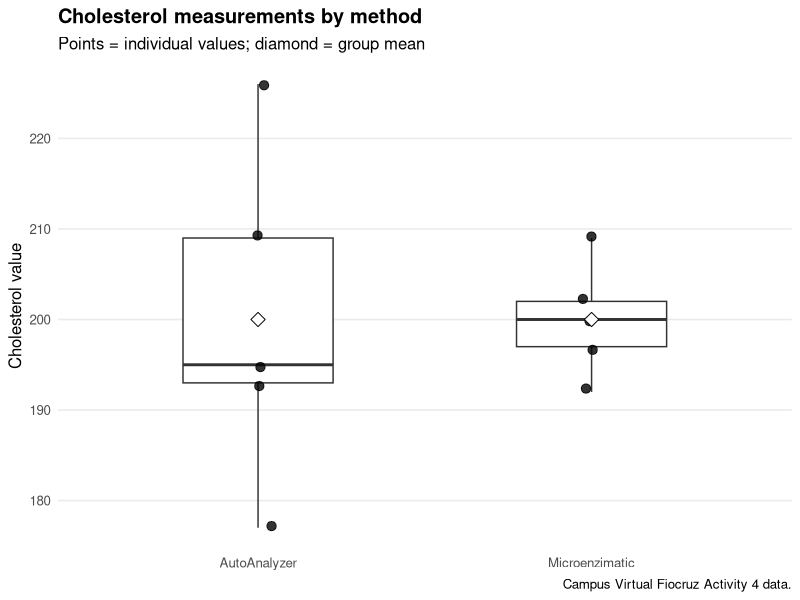

Here is the R script that generated this plot: (Note: this script raises an error after producing the figure.)
# ============================================================
# FIOCRUZ — Module 3, Lesson 1, Activity 4
#
# Question:
# Do mean cholesterol measurements differ between two
# independent measurement methods?
#
# Official course data:
#   AutoAnalyzer:   177, 193, 195, 209, 226
#   Microenzimatic: 192, 197, 200, 202, 209
#
# H0: mu_AutoAnalyzer = mu_Microenzimatic
# H1: mu_AutoAnalyzer != mu_Microenzimatic
#
# R's t.test(y ~ group) defaults to Welch's two-sample t test,
# which does NOT assume equal variances.
# ============================================================

required <- c("dplyr", "readr", "ggplot2", "tibble")

missing <- required[
  !vapply(required, requireNamespace, FUN.VALUE = logical(1), quietly = TRUE)
]

if (length(missing) > 0) {
  cat("\nMissing R packages:", paste(missing, collapse = ", "), "\n")
  cat("Installing missing CRAN packages...\n")
  install.packages(missing, repos = "https://cloud.r-project.org")
}

suppressPackageStartupMessages({
  library(dplyr)
  library(readr)
  library(ggplot2)
  library(tibble)
})

alpha <- 0.05

# ------------------------------------------------------------
# STEP 1 — OFFICIAL COURSE DATA
# ------------------------------------------------------------

cholesterol <- tibble(
  method = rep(
    c("AutoAnalyzer", "Microenzimatic"),
    each = 5
  ),
  value = c(
    177, 193, 195, 209, 226,
    192, 197, 200, 202, 209
  )
)

cat("\n============================================================\n")
cat("STEP 1 — DATA + RESEARCH QUESTION\n")
cat("============================================================\n")
print(cholesterol)

cat("\nQuestion:\n")
cat("Do the two independent methods have different mean cholesterol values?\n")

cat("\nHypotheses:\n")
cat("H0: mu_AutoAnalyzer = mu_Microenzimatic\n")
cat("H1: mu_AutoAnalyzer != mu_Microenzimatic\n")

# ------------------------------------------------------------
# STEP 2 — GROUP DESCRIPTIVES
# ------------------------------------------------------------

group_summary <- cholesterol |>
  group_by(method) |>
  summarise(
    n = n(),
    mean = mean(value),
    median = median(value),
    sd = sd(value),
    se = sd / sqrt(n),
    minimum = min(value),
    maximum = max(value),
    .groups = "drop"
  )

cat("\n============================================================\n")
cat("STEP 2 — GROUP DESCRIPTIVE STATISTICS\n")
cat("============================================================\n")
print(
  group_summary |>
    mutate(across(where(is.numeric), ~ round(.x, 3)))
)

mean_auto <- group_summary$mean[
  group_summary$method == "AutoAnalyzer"
]

mean_micro <- group_summary$mean[
  group_summary$method == "Microenzimatic"
]

observed_difference <- mean_auto - mean_micro

cat("\nObserved mean difference (AutoAnalyzer - Microenzimatic):\n")
cat(round(observed_difference, 2), "\n")

# ------------------------------------------------------------
# STEP 3 — VISUALIZE BEFORE TESTING
# ------------------------------------------------------------

p_groups <- ggplot(
  cholesterol,
  aes(x = method, y = value)
) +
  geom_boxplot(
    width = 0.45,
    outlier.shape = NA
  ) +
  geom_jitter(
    width = 0.07,
    size = 2.8,
    alpha = 0.8
  ) +
  stat_summary(
    fun = mean,
    geom = "point",
    shape = 23,
    size = 3.5,
    fill = "white"
  ) +
  labs(
    title = "Cholesterol measurements by method",
    subtitle = "Points = individual values; diamond = group mean",
    x = NULL,
    y = "Cholesterol value",
    caption = "Campus Virtual Fiocruz Activity 4 data."
  ) +
  theme_minimal(base_size = 12) +
  theme(
    plot.title = element_text(face = "bold"),
    panel.grid.minor = element_blank(),
    panel.grid.major.x = element_blank()
  )

ggsave(
  "practice/manual_attempts/module3_lesson1/activity04_two_sample_t_test/outputs/cholesterol_by_method.png",
  p_groups,
  width = 8,
  height = 5,
  dpi = 300,
  bg = "white"
)

# ------------------------------------------------------------
# STEP 4 — WELCH TWO-SAMPLE t TEST
# ------------------------------------------------------------
#
# This is exactly the default behavior of:
# t.test(value ~ method, data = cholesterol)

welch_test <- t.test(
  value ~ method,
  data = cholesterol,
  alternative = "two.sided",
  var.equal = FALSE,
  conf.level = 0.95
)

cat("\n============================================================\n")
cat("STEP 4 — WELCH TWO-SAMPLE t TEST\n")
cat("============================================================\n")
print(welch_test)

welch_summary <- tibble(
  mean_autoanalyzer = mean_auto,
  mean_microenzimatic = mean_micro,
  difference_auto_minus_micro = observed_difference,
  t_statistic = unname(welch_test$statistic),
  df = unname(welch_test$parameter),
  p_value = welch_test$p.value,
  ci_lower = welch_test$conf.int[1],
  ci_upper = welch_test$conf.int[2],
  alpha = alpha
) |>
  mutate(
    decision = if_else(
      p_value < alpha,
      "Reject H0",
      "Do not reject H0"
    ),
    interpretation = if_else(
      p_value < alpha,
      "Evidence of a difference between mean cholesterol measurements",
      "Insufficient evidence of a difference between mean cholesterol measurements"
    )
  )

cat("\n============================================================\n")
cat("STEP 5 — PLAIN-LANGUAGE RESULT\n")
cat("============================================================\n")
print(
  welch_summary |>
    mutate(
      across(
        where(is.numeric),
        ~ round(.x, 4)
      )
    )
)

cat("\nDecision rule:\n")
cat("If p < 0.05 -> reject H0.\n")
cat("If p >= 0.05 -> do not reject H0.\n")

if (welch_summary$p_value < alpha) {
  cat("\nConclusion: reject H0.\n")
  cat("There is evidence that the two methods have different means.\n")
} else {
  cat("\nConclusion: DO NOT reject H0.\n")
  cat("There is insufficient evidence that the two methods have different means.\n")
}

cat("\nImportant:\n")
cat("A non-significant result does not prove the methods are identical.\n")
cat("It means this sample does not provide strong enough evidence of a mean difference.\n")

# ------------------------------------------------------------
# STEP 6 — WHY WELCH?
# ------------------------------------------------------------

variance_table <- cholesterol |>
  group_by(method) |>
  summarise(
    variance = var(value),
    sd = sd(value),
    .groups = "drop"
  )

cat("\n============================================================\n")
cat("STEP 6 — VARIANCE COMPARISON\n")
cat("============================================================\n")
print(
  variance_table |>
    mutate(across(where(is.numeric), ~ round(.x, 3)))
)

cat("\nR's default two-sample t.test() uses Welch's method.\n")
cat("Welch's test allows the two groups to have unequal variances.\n")
cat("That is generally a safer default than assuming equal variances automatically.\n")

# ------------------------------------------------------------
# STEP 7 — EQUAL-VARIANCE VERSION AS A LEARNING EXTENSION
# ------------------------------------------------------------

student_test <- t.test(
  value ~ method,
  data = cholesterol,
  alternative = "two.sided",
  var.equal = TRUE,
  conf.level = 0.95
)

comparison_tests <- tibble(
  method = c(
    "Welch t test (default)",
    "Pooled-variance Student t test"
  ),
  assumes_equal_variance = c(FALSE, TRUE),
  t_statistic = c(
    unname(welch_test$statistic),
    unname(student_test$statistic)
  ),
  df = c(
    unname(welch_test$parameter),
    unname(student_test$parameter)
  ),
  p_value = c(
    welch_test$p.value,
    student_test$p.value
  )
)

cat("\n============================================================\n")
cat("STEP 7 — WELCH VS EQUAL-VARIANCE VERSION\n")
cat("============================================================\n")
print(
  comparison_tests |>
    mutate(
      across(
        c(t_statistic, df, p_value),
        ~ round(.x, 4)
      )
    )
)

# ------------------------------------------------------------
# STEP 8 — CONFIDENCE-INTERVAL CONNECTION
# ------------------------------------------------------------

zero_inside_ci <- (
  welch_summary$ci_lower <= 0 &&
  welch_summary$ci_upper >= 0
)

ci_logic <- tibble(
  estimated_mean_difference = observed_difference,
  ci_lower = welch_summary$ci_lower,
  ci_upper = welch_summary$ci_upper,
  zero_inside_95_ci = zero_inside_ci,
  p_value = welch_summary$p_value,
  reject_at_0_05 = welch_summary$p_value < alpha
)

cat("\n============================================================\n")
cat("STEP 8 — CI CONNECTION\n")
cat("============================================================\n")
print(
  ci_logic |>
    mutate(
      across(
        where(is.numeric),
        ~ round(.x, 4)
      )
    )
)

cat("\nFor a two-sided alpha = 0.05 comparison:\n")
cat("- if 0 is outside the 95% CI for the mean difference -> reject H0\n")
cat("- if 0 is inside the 95% CI -> do not reject H0\n")

# ------------------------------------------------------------
# STEP 9 — EFFECT SIZE EXTENSION
# ------------------------------------------------------------
#
# Cohen's d using pooled SD is included only as a magnitude
# description. It is separate from the Welch hypothesis test.

auto_values <- cholesterol$value[
  cholesterol$method == "AutoAnalyzer"
]

micro_values <- cholesterol$value[
  cholesterol$method == "Microenzimatic"
]

n1 <- length(auto_values)
n2 <- length(micro_values)
s1 <- sd(auto_values)
s2 <- sd(micro_values)

pooled_sd <- sqrt(
  (
    (n1 - 1) * s1^2 +
      (n2 - 1) * s2^2
  ) /
    (n1 + n2 - 2)
)

cohens_d <- observed_difference / pooled_sd

effect_size <- tibble(
  mean_difference = observed_difference,
  pooled_sd = pooled_sd,
  cohens_d = cohens_d
)

cat("\n============================================================\n")
cat("STEP 9 — EFFECT SIZE EXTENSION\n")
cat("============================================================\n")
print(
  effect_size |>
    mutate(across(where(is.numeric), ~ round(.x, 4)))
)

cat("\nWhy add effect size?\n")
cat("p-values address evidence; effect size addresses magnitude.\n")

# ------------------------------------------------------------
# STEP 10 — SAVE OUTPUTS
# ------------------------------------------------------------

write_csv(
  cholesterol,
  "practice/manual_attempts/module3_lesson1/activity04_two_sample_t_test/outputs/cholesterol_measurements.csv"
)

write_csv(
  group_summary,
  "practice/manual_attempts/module3_lesson1/activity04_two_sample_t_test/outputs/group_summary.csv"
)

write_csv(
  welch_summary,
  "practice/manual_attempts/module3_lesson1/activity04_two_sample_t_test/outputs/welch_t_test_summary.csv"
)

write_csv(
  comparison_tests,
  "practice/manual_attempts/module3_lesson1/activity04_two_sample_t_test/outputs/welch_vs_equal_variance.csv"
)

write_csv(
  ci_logic,
  "practice/manual_attempts/module3_lesson1/activity04_two_sample_t_test/outputs/ci_hypothesis_connection.csv"
)

write_csv(
  effect_size,
  "practice/manual_attempts/module3_lesson1/activity04_two_sample_t_test/outputs/effect_size.csv"
)

# ------------------------------------------------------------
# STEP 11 — VALIDATION
# ------------------------------------------------------------

stopifnot(nrow(cholesterol) == 10)
stopifnot(n_distinct(cholesterol$method) == 2)
stopifnot(all(group_summary$n == 5))

stopifnot(
  abs(
    welch_test$p.value -
      t.test(value ~ method, data = cholesterol)$p.value
  ) < 1e-12
)

stopifnot(welch_test$p.value >= 0 && welch_test$p.value <= 1)

# Official data should produce a non-significant comparison.
stopifnot(welch_test$p.value > 0.05)
stopifnot(zero_inside_ci)

stopifnot(file.exists(
  "practice/manual_attempts/module3_lesson1/activity04_two_sample_t_test/outputs/cholesterol_by_method.png"
))

cat("\n============================================================\n")
cat("✅ M3 LESSON 1 · ACTIVITY 4 PASSED\n")
cat("============================================================\n")
cat("You practiced:\n")
cat("  • independent two-group comparison\n")
cat("  • H0: mu1 = mu2\n")
cat("  • Welch two-sample t test\n")
cat("  • group means and standard deviations\n")
cat("  • p-value interpretation\n")
cat("  • CI for a mean difference\n")
cat("  • Welch vs equal-variance distinction\n")
cat("  • effect size as a separate concept\n")
